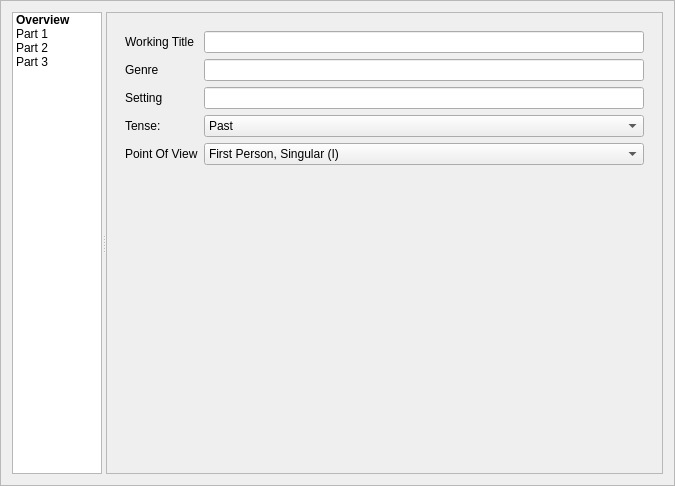
<?xml version="1.0" encoding="UTF-8"?>
<ui version="4.0">
 <class>NovelFrame</class>
 <widget class="QFrame" name="NovelFrame">
  <property name="geometry">
   <rect>
    <x>0</x>
    <y>0</y>
    <width>675</width>
    <height>486</height>
   </rect>
  </property>
  <property name="windowTitle">
   <string>Frame</string>
  </property>
  <property name="frameShape">
   <enum>QFrame::StyledPanel</enum>
  </property>
  <property name="frameShadow">
   <enum>QFrame::Raised</enum>
  </property>
  <layout class="QVBoxLayout" name="verticalLayout">
   <item>
    <widget class="QSplitter" name="splitter">
     <property name="sizePolicy">
      <sizepolicy hsizetype="Preferred" vsizetype="Preferred">
       <horstretch>0</horstretch>
       <verstretch>0</verstretch>
      </sizepolicy>
     </property>
     <property name="orientation">
      <enum>Qt::Horizontal</enum>
     </property>
     <widget class="QListWidget" name="novelPartsList">
      <property name="sizePolicy">
       <sizepolicy hsizetype="Preferred" vsizetype="Expanding">
        <horstretch>0</horstretch>
        <verstretch>0</verstretch>
       </sizepolicy>
      </property>
      <property name="maximumSize">
       <size>
        <width>90</width>
        <height>16777215</height>
       </size>
      </property>
      <item>
       <property name="text">
        <string>Overview</string>
       </property>
       <property name="font">
        <font>
         <weight>75</weight>
         <bold>true</bold>
        </font>
       </property>
      </item>
      <item>
       <property name="text">
        <string>Part 1</string>
       </property>
      </item>
      <item>
       <property name="text">
        <string>Part 2</string>
       </property>
      </item>
      <item>
       <property name="text">
        <string>Part 3</string>
       </property>
      </item>
     </widget>
     <widget class="QScrollArea" name="scrollArea">
      <property name="sizePolicy">
       <sizepolicy hsizetype="Expanding" vsizetype="Expanding">
        <horstretch>0</horstretch>
        <verstretch>0</verstretch>
       </sizepolicy>
      </property>
      <property name="widgetResizable">
       <bool>true</bool>
      </property>
      <widget class="QWidget" name="scrollAreaWidgetContents_2">
       <property name="geometry">
        <rect>
         <x>0</x>
         <y>0</y>
         <width>557</width>
         <height>464</height>
        </rect>
       </property>
       <layout class="QHBoxLayout" name="horizontalLayout_6">
        <item>
         <widget class="QStackedWidget" name="stackedWidget">
          <property name="frameShape">
           <enum>QFrame::NoFrame</enum>
          </property>
          <property name="lineWidth">
           <number>0</number>
          </property>
          <property name="currentIndex">
           <number>0</number>
          </property>
          <widget class="QWidget" name="page_overview">
           <layout class="QVBoxLayout" name="verticalLayout_4">
            <item>
             <layout class="QFormLayout" name="formLayout">
              <property name="sizeConstraint">
               <enum>QLayout::SetMaximumSize</enum>
              </property>
              <property name="fieldGrowthPolicy">
               <enum>QFormLayout::AllNonFixedFieldsGrow</enum>
              </property>
              <property name="labelAlignment">
               <set>Qt::AlignBottom|Qt::AlignLeading|Qt::AlignLeft</set>
              </property>
              <item row="0" column="0">
               <widget class="QLabel" name="workingTitleLabel">
                <property name="text">
                 <string>Working Title</string>
                </property>
               </widget>
              </item>
              <item row="0" column="1">
               <widget class="QLineEdit" name="workingTitleLineEdit"/>
              </item>
              <item row="1" column="0">
               <widget class="QLabel" name="genreLabel">
                <property name="text">
                 <string>Genre</string>
                </property>
               </widget>
              </item>
              <item row="1" column="1">
               <widget class="QLineEdit" name="genreLineEdit"/>
              </item>
              <item row="2" column="0">
               <widget class="QLabel" name="settingLabel">
                <property name="text">
                 <string>Setting</string>
                </property>
               </widget>
              </item>
              <item row="2" column="1">
               <widget class="QLineEdit" name="settingLineEdit"/>
              </item>
              <item row="3" column="0">
               <widget class="QLabel" name="tenseLabel">
                <property name="text">
                 <string>Tense:</string>
                </property>
               </widget>
              </item>
              <item row="3" column="1">
               <widget class="QComboBox" name="tenseCombobox">
                <item>
                 <property name="text">
                  <string>Past</string>
                 </property>
                </item>
                <item>
                 <property name="text">
                  <string>Present</string>
                 </property>
                </item>
                <item>
                 <property name="text">
                  <string>Future</string>
                 </property>
                </item>
                <item>
                 <property name="text">
                  <string>Other/Mixed</string>
                 </property>
                </item>
               </widget>
              </item>
              <item row="4" column="0">
               <widget class="QLabel" name="pointOfViewLabel">
                <property name="text">
                 <string>Point Of View</string>
                </property>
               </widget>
              </item>
              <item row="4" column="1">
               <widget class="QComboBox" name="pointOfViewComboBox">
                <item>
                 <property name="text">
                  <string>First Person, Singular (I)</string>
                 </property>
                </item>
                <item>
                 <property name="text">
                  <string>Second Person, Singular (You)</string>
                 </property>
                </item>
                <item>
                 <property name="text">
                  <string>Third Person Singlar (He, She, It)</string>
                 </property>
                </item>
                <item>
                 <property name="text">
                  <string>First Person Plural (We)</string>
                 </property>
                </item>
                <item>
                 <property name="text">
                  <string>Second Person Plural (You all)</string>
                 </property>
                </item>
                <item>
                 <property name="text">
                  <string>Third Person Plural (They)</string>
                 </property>
                </item>
                <item>
                 <property name="text">
                  <string>Other/Mixed</string>
                 </property>
                </item>
               </widget>
              </item>
             </layout>
            </item>
           </layout>
          </widget>
          <widget class="QWidget" name="page_part_1"/>
         </widget>
        </item>
       </layout>
      </widget>
     </widget>
    </widget>
   </item>
  </layout>
 </widget>
 <resources/>
 <connections/>
</ui>
